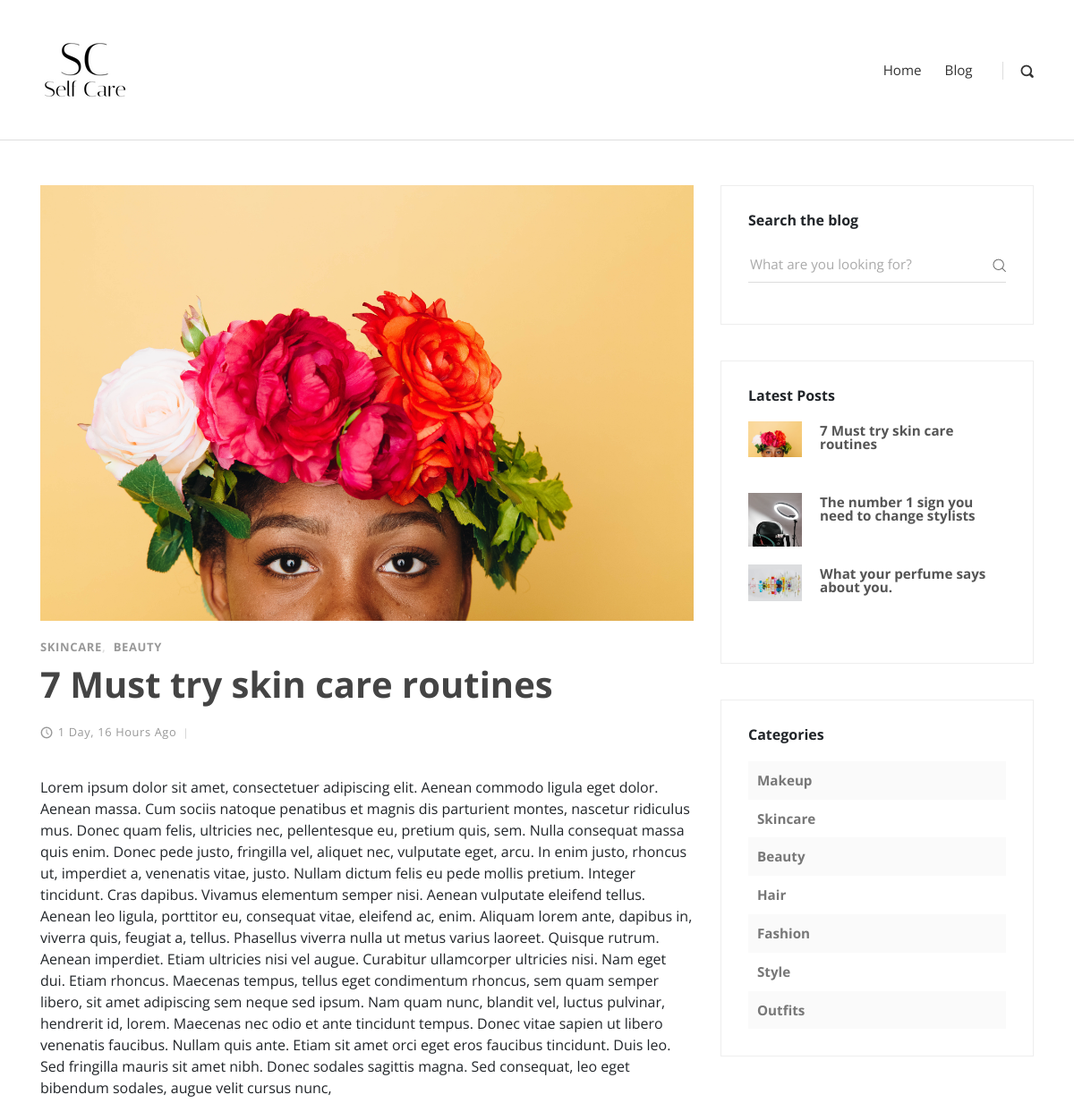
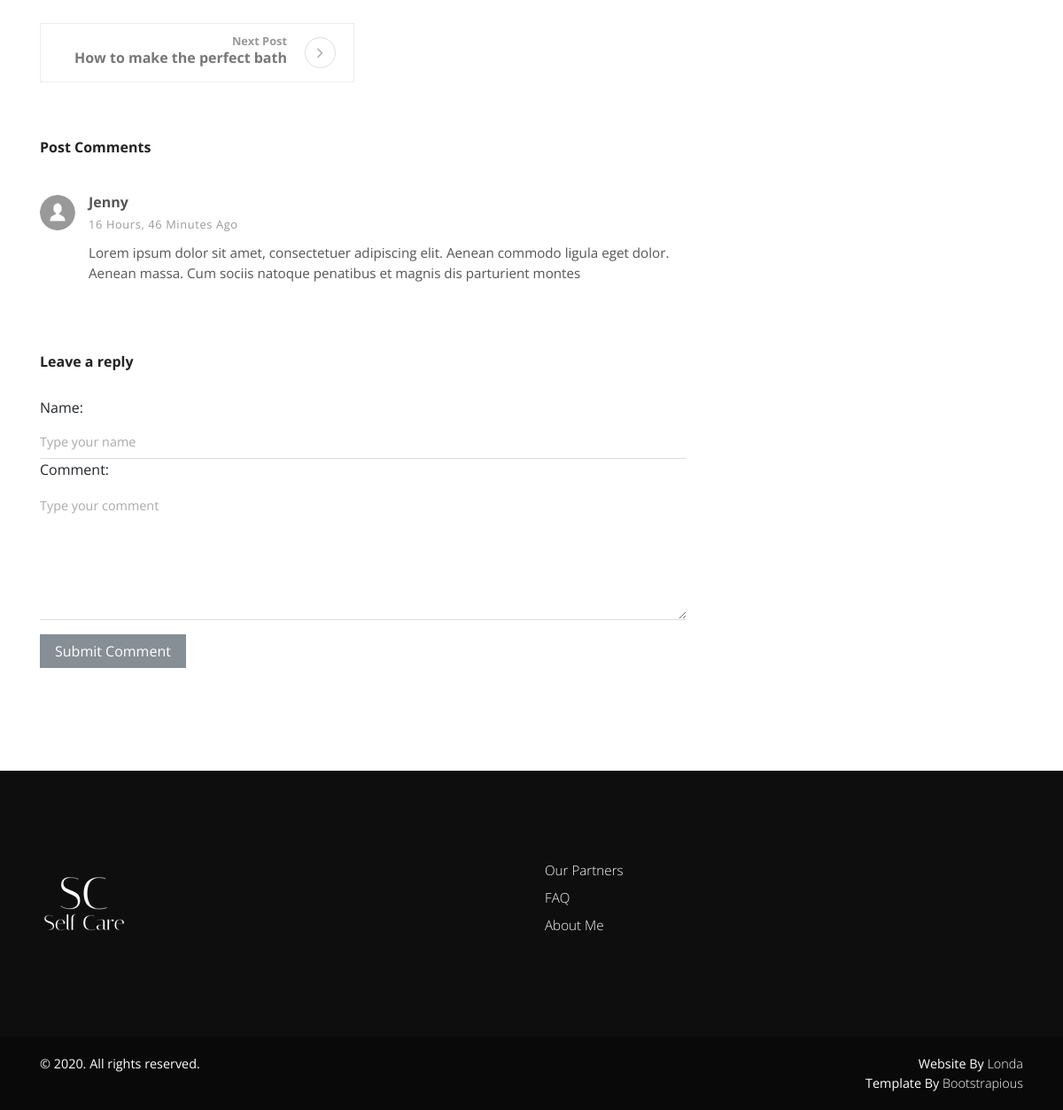
The app's page /post/1/ with its own data (2 pictures, top to bottom).
### main/models.py (models this page shows, shortened)
class Post(models.Model):
    title = models.CharField(max_length=100)
    post_description = models.TextField()
    thumbnail = models.ImageField()
    post = models.TextField()
    date_created = models.DateField()
    comment_count = models.IntegerField(default=0)
    view_count = models.IntegerField(default=0)
    category = models.ManyToManyField(Categories)
    featured = models.BooleanField(default=False)
    previous = models.ForeignKey('self', related_name='previous_post', on_delete=models.SET_NULL, blank=True, null=True)
    next = models.ForeignKey('self', related_name='next_post', on_delete=models.SET_NULL, blank=True, null=True)
    def get_absolute_url(self):
        return reverse('main:post', kwargs={'id': self.id})

class Categories(models.Model):
    title = models.CharField(max_length=30)
    def __str__(self):
        return self.title
    def get_absolute_url(self):
        return reverse('main:categories', kwargs={'id': self.id})

class Comments(models.Model):
    post = models.ForeignKey(Post, on_delete=models.CASCADE)
    Name = models.CharField(max_length=30)
    comment = models.TextField()
    date_commented = models.DateField(auto_now_add=True)

### main/views.py (the view)
# urls.py: path('post/<int:id>/', ViewedPost, name='post'),
def ViewedPost(request,id):
    post = Post.objects.filter(id=id)
    item = get_object_or_404(Post, id=id)
    comment_qs = Comments.objects.filter(post=item)
    category_count = Category_count()
    latest = Post.objects.order_by('-date_created')[0:3]
    form = CommentForm(request.POST or None)
    if request.method == "POST":
        if form.is_valid():
            form.instance.post = item
            form.save()
    context = {
        'latest': latest,
        'category_count': category_count,
        'post': post,
        'form': form,
        'comments': comment_qs
    }
    return render(request, 'post.html', context)

### main/forms.py
class CommentForm(forms.ModelForm):
    class Meta:
        model = Comments
        fields = [
            'Name',
            'comment'
        ]
        widgets = {
            'Name':forms.TextInput(attrs={'class': 'form-control','placeholder': 'Type your name','id': 'username'}),
            'comment': forms.Textarea(attrs={'class': 'form-control','placeholder': 'Type your comment','id': 'usercomment','rows': '4'})
        }
        labels = None

### main/views.py (called while the page is built)
def Category_count():
    queryset = Categories.objects.all()
    return queryset

### main/templates/post.html (shortened to what this page needs)
{% extends 'base.html' %}
{% load static %}
{% block content %}
    <div class="container">
      <div class="row">
        <main class="post blog-post col-lg-8">
          <div class="container">
            <div class="post-single">
              {% for post in post %}
              <div class="post-thumbnail"><img src="{{ post.thumbnail.url }}" alt="..." class="img-fluid"></div>
              <div class="post-details">
                <div class="post-meta d-flex justify-content-between">
                  <div class="category">
                    {% for cat in post.category.all %}
                    <a class="category" href="#">{{ cat }}</a>
                    {% endfor %}
                  </div>
                </div>
                <h1>{{ post.title }}</h1>
                <div class="post-footer d-flex align-items-center flex-column flex-sm-row">
                  <div class="d-flex align-items-center flex-wrap">
                    <div class="date"><i class="icon-clock"></i>{{post.date_created | timesince }} ago</div>
                  </div>
                </div>
                <div class="post-body">
                {{post.post|safe}}
                </div>
                <div class="posts-nav d-flex justify-content-between align-items-stretch flex-column flex-md-row">
                  {% if post.next %}
                  <a href="{{ post.next.get_absolute_url }}" class="next-post text-right d-flex align-items-center justify-content-end">
                    <div class="text"><strong class="text-primary">Next Post </strong>
                      <h6>{{ post.next.title }}</h6>
                    </div>
                    <div class="icon next"><i class="fa fa-angle-right">   </i></div>
                  </a>
                  {% endif %}
                </div>
                {% endfor %}
                <div class="post-comments">
                  <header>
                    <h3 class="h6">Post Comments</h3>
                  </header>
                  {% for content in comments %}
                  <div class="comment">
                    <div class="comment-header d-flex justify-content-between">
                      <div class="user d-flex align-items-center">
                        <div class="image"><img src="{% static 'img/user.svg' %}" alt="..." class="img-fluid rounded-circle"></div>
                        <div class="title"><strong>{{ content.Name }}</strong><span class="date">{{ content.date_commented | timesince }} ago</span></div>
                      </div>
                    </div>
                    <div class="comment-body">
                      <p>{{ content.comment }}</p>
                    </div>
                  </div>
                  {% endfor %}
                </div>
                <div class="add-comment">
                  <header>
                    <h3 class="h6">Leave a reply</h3>
                  </header>
                  <form action="." method="POST" class="commenting-form">
                    <div class="row">
                      <div class="form-group col-md-12">
                        {{ form }}
                      </div>
                      <div class="form-group col-md-12">
                        <button type="submit" class="btn btn-secondary">Submit Comment</button>
                      </div>
                    </div>
                  </form>
                </div>
              </div>
            </div>
          </div>
        </main>
        <aside class="col-lg-4">
          {% include 'include/aside.html' %}
        </aside>
      </div>
    </div>
{% endblock content %}

### main/templates/base.html (shortened to what this page needs)
<!DOCTYPE html>
<html lang="en">
<head>
    {% load static %}
    <link rel="stylesheet" href="{% static 'vendor/bootstrap/css/bootstrap.min.css' %}">
    <link rel="stylesheet" href="{% static 'vendor/font-awesome/css/font-awesome.min.css' %}">
    <link rel="stylesheet" href="{% static 'css/fontastic.css' %}">
    <link rel="stylesheet" href="{% static 'vendor/@fancyapps/fancybox/jquery.fancybox.min.css' %}">
    <link rel="stylesheet" href="{% static 'css/style.default.css' %}" id="theme-stylesheet">
    <link rel="stylesheet" href="{% static 'css/custom.css' %}">
</head>
<body>
    <header class="header">
      <nav class="navbar navbar-expand-lg">
        <div class="container">
          <div class="navbar-header d-flex align-items-center justify-content-between">
            <a href="{% url 'main:home' %}" class="navbar-brand"><img src="{% static 'img/rsz_64ebda26-283f-46bf-ae55-6fb3c79a0609_200x200.png' %}" alt="..." class="img-fluid"></a>
          </div>
          <div id="navbarcollapse" class="collapse navbar-collapse">
            <ul class="navbar-nav ml-auto">
              <li class="nav-item"><a href="{% url 'main:home' %}" class="nav-link ">Home</a>
              </li>
              <li class="nav-item"><a href="{% url 'main:blog' %}" class="nav-link ">Blog</a>
              </li>
            </ul>
            <div class="navbar-text"><a href="#" class="search-btn"><i class="icon-search-1"></i></a></div>
          </div>
        </div>
      </nav>
    </header>
    {% block content %}{% endblock content %}
    <footer class="main-footer">
      <div class="container">
        <div class="row">
          <div class="col-md-6">
            <div class="logo">
                <img src="{% static 'img/rsz_f8ee896e-324f-414d-aa40-517028216b34_200x200.png' %}" alt="..." class="img-fluid rounded-circle">
            </div>
          </div>
          <div class="col-md-6">
            <div class="menus d-flex">
              <ul class="list-unstyled">
              <li> <a href="#">Our Partners</a></li>
                <li> <a href="#">FAQ</a></li>
                <li> <a href="#">About Me</a></li>
              </ul>
            </div>
          </div>
        </div>
      </div>
      <div class="copyrights">
        <div class="container">
          <div class="row">
            <div class="col-md-6">
              <p> &copy; 2020. All rights reserved.</p>
            </div>
            <div class="col-md-6 text-right">
                <p>Website By <a href="https://github.com/Londa-LG" class="text-white">Londa</a></p>
                <p>Template By <a href="https://bootstrapious.com/p/bootstrap-carousel" class="text-white">Bootstrapious</a>
              </p>
            </div>
          </div>
        </div>
      </div>
    </footer>
</body>
</html>

### main/templates/include/aside.html
<div class="widget search">
<header>
  <h3 class="h6">Search the blog</h3>
</header>
<form action="{% url 'main:search_results' %}" class="search-form">
  <div class="form-group">
    <input type="text" name="search" placeholder="What are you looking for?">
    <button type="submit" class="submit"><i class="icon-search"></i></button>
  </div>
</form>
</div>
<div class="widget latest-posts">
<header>
  <h3 class="h6">Latest Posts</h3>
</header>
<div class="blog-posts">
    {% for posts in latest %}
    <a href="{{posts.get_absolute_url}}">
        <div class="item d-flex align-items-center">
          <div class="image"><img src="{{ posts.thumbnail.url }}" alt="..." class="img-fluid"></div>
          <div class="title"><strong>{{ posts.title }}</strong>
            <div class="d-flex align-items-center">
                <br/>
            </div>
          </div>
        </div>
    </a>
    {% endfor %}
</div>
</div>
<div class="widget categories">
<header>
  <h3 class="h6">Categories</h3>
</header>
{% for cat in category_count %}
<div class="item d-flex justify-content-between"><a href="{{ cat.get_absolute_url }}">{{ cat.title }}</a></div>
{% endfor %}
</div>

### records on screen
Post: thumbnail (picture), title "7 Must try skin care routines", date_created "1 Day, 16 Hours", post "Lorem ipsum dolor sit amet, consectetuer adipiscing elit. Aenean commodo ligula eget dolor. Aenean massa. Cum sociis natoque penatibus et magnis dis parturient montes, nascetur ridiculus mus. Donec quam felis, ultricies nec, pellentesque eu, pretium quis, sem. Nulla consequat massa quis enim. Donec pede justo, fringilla vel, aliquet nec, vulputate eget, arcu. In enim justo, rhoncus ut, imperdiet a, venenatis vitae, justo. Nullam dictum felis eu pede mollis pretium. Integer tincidunt. Cras dapibus. Vivamus elementum semper nisi. Aenean vulputate eleifend tellus. Aenean leo ligula, porttitor eu, consequat vitae, eleifend ac, enim. Aliquam lorem ante, dapibus in, viverra quis, feugiat a,…", next "How to make the perfect bath"
Categories: title "SKINCARE", title "Skincare"
Categories: title "BEAUTY", title "Beauty"
Comments: Name "Jenny", date_commented "16 Hours, 46 Minutes", comment "Lorem ipsum dolor sit amet, consectetuer adipiscing elit. Aenean commodo ligula eget dolor. Aenean massa. Cum sociis natoque penatibus et magnis dis parturient montes"
Post: thumbnail (picture), title "The number 1 sign you need to change stylists"
Post: thumbnail (picture), title "What your perfume says about you."
Categories: title "Makeup"
Categories: title "Hair"
Categories: title "Fashion"
Categories: title "Style"
Categories: title "Outfits"
